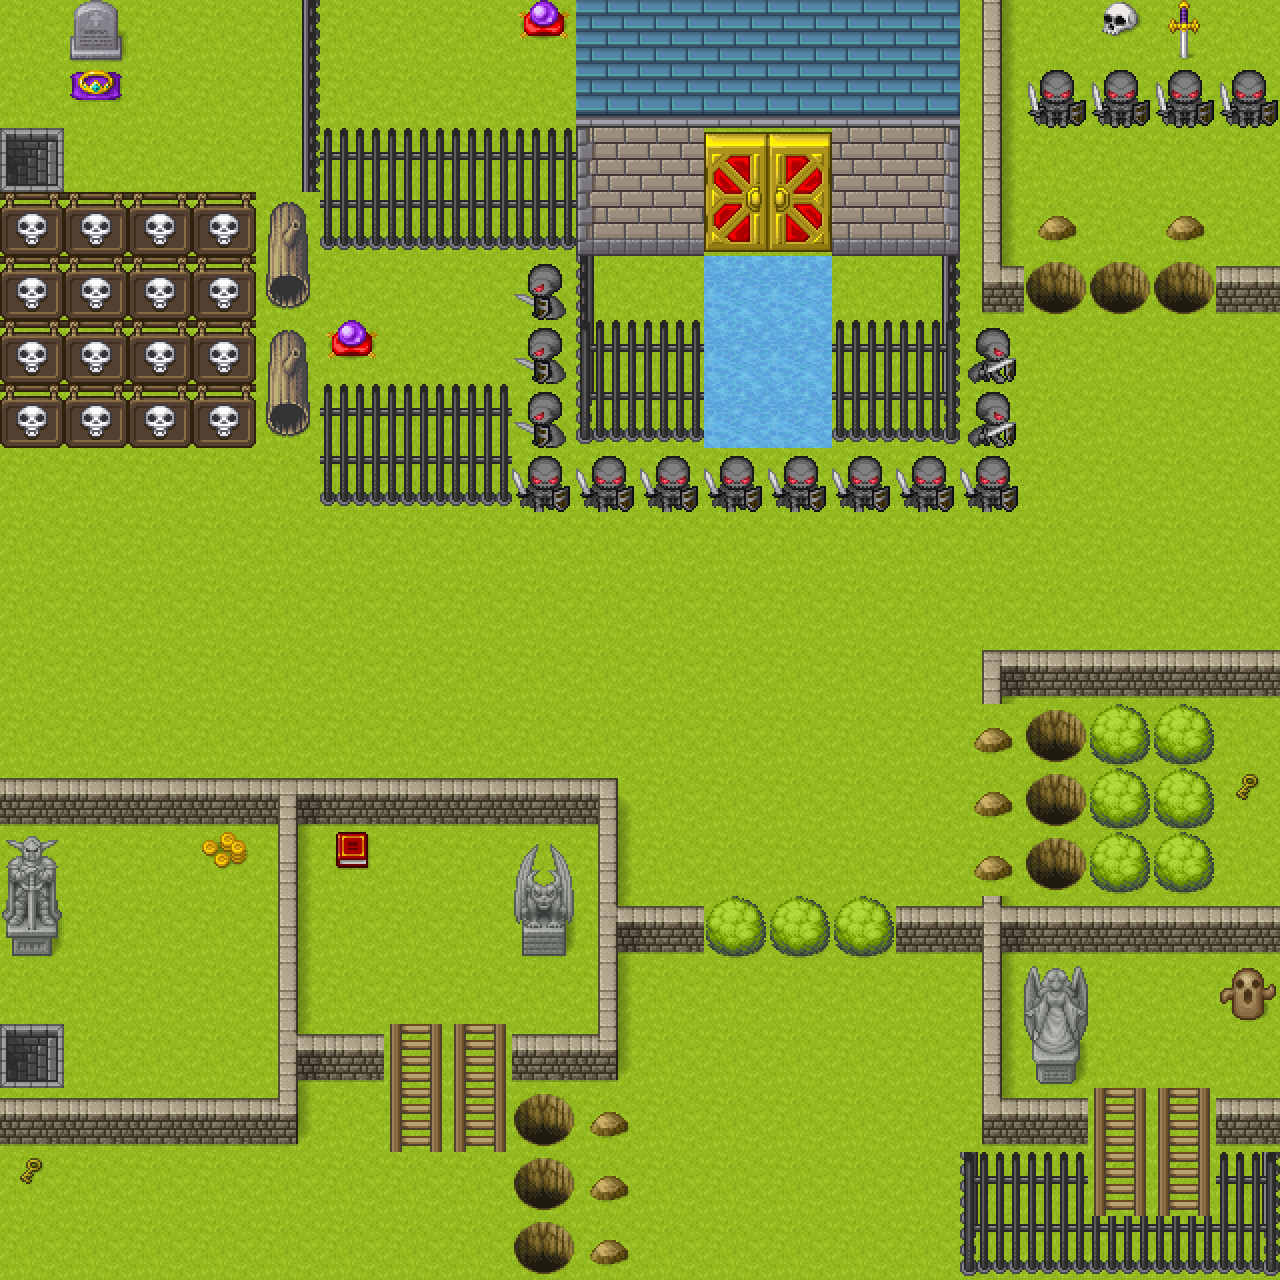

This game map was drawn from its Tiled (.tmx) file and the tilesets committed beside it. A one-line description and the full map source follow:
An orthogonal 20x20 tile map with 64x64 px tiles, 5 tile layers (Ground, OnButtons, OffButtons, Keys, ...), 2 hidden layers not drawn, 3 tilesets.

<map version="1.2" tiledversion="1.3.3" orientation="orthogonal" renderorder="right-down" width="20" height="20" tilewidth="64" tileheight="64" infinite="0" nextlayerid="8" nextobjectid="1">
 <tileset firstgid="1" source="Pipoya.tsx" />
 <tileset firstgid="1065" source="Enemy 05-1.tsx" />
 <tileset firstgid="1077" source="[A]Water5_pipo.tsx" />
 <layer id="3" name="Ground" width="20" height="20">
  <data encoding="csv">
1,1,1,1,1,1,1,1,1,1,1,1,1,1,1,1,1,1,1,1,
1,1,1,1,1,1,1,1,1,1,1,1,1,1,1,1,1,1,1,1,
335,1,1,1,1,1,1,1,1,1,1,1,1,1,1,1,1,1,1,1,
1,1,1,1,1,1,1,1,1,1,1,1,1,1,1,1,1,1,1,1,
1,1,1,1,1,1,1,1,1,1,1,1109,1109,1,1,1,1,1,1,1,
1,1,1,1,1,1,1,1,1,1,1,1109,1109,1,1,1,1,1,1,1,
1,1,1,1,1,1,1,1,1,1,1,1109,1109,1,1,1,1,1,1,1,
1,1,1,1,1,1,1,1,1,1,1,1,1,1,1,1,1,1,1,1,
1,1,1,1,1,1,1,1,1,1,1,1,1,1,1,1,1,1,1,1,
1,1,1,1,1,1,1,1,1,1,1,1,1,1,1,1,1,1,1,1,
1,1,1,1,1,1,1,1,1,1,1,1,1,1,1,1,1,1,1,1,
1,1,1,1,1,1,1,1,1,1,1,1,1,1,1,1,1,1,1,1,
1,1,1,1,1,1,1,1,1,1,1,1,1,1,1,1,1,1,1,1,
1,1,1,1,1,1,1,1,1,1,1,1,1,1,1,1,1,1,1,1,
1,1,1,1,1,1,1,1,1,1,1,1,1,1,1,1,1,1,1,1,
1,1,1,1,1,1,1,1,1,1,1,1,1,1,1,1,1,1,1,1,
335,1,1,1,1,1,1,1,1,1,1,1,1,1,1,1,1,1,1,1,
1,1,1,1,1,1,1,1,1,1,1,1,1,1,1,1,1,1,1,1,
1,1,1,1,1,1,1,1,1,1,1,1,1,1,1,1,1,1,1,1,
1,1,1,1,1,1,1,1,1,1,1,1,1,1,1,1,1,1,1,1
</data>
 </layer>
 <layer id="7" name="Collision" width="20" height="20" visible="0">
  <data encoding="csv">
1,3,1,1,1,1,1,1,3,3,3,3,3,3,3,3,1,3,2,1,
1,2,1,1,1,1,1,1,1,3,3,3,3,3,3,3,3,3,3,3,
2,1,1,1,1,3,3,3,3,3,3,3,3,3,3,3,1,1,1,1,
3,3,3,3,3,3,3,3,3,3,3,3,3,3,3,3,1,1,1,1,
3,3,3,3,3,1,1,1,1,3,1,4,4,1,3,3,3,3,3,3,
3,3,3,3,3,3,1,1,1,3,3,4,4,3,3,1,1,1,1,1,
3,3,3,3,3,1,1,1,1,3,3,4,4,3,3,1,1,1,1,1,
1,1,1,1,1,1,1,1,1,1,1,1,1,1,1,1,1,1,1,1,
1,1,1,1,1,1,1,1,1,1,1,1,1,1,1,1,1,1,1,1,
1,1,1,1,1,1,1,1,1,1,1,1,1,1,1,1,1,1,1,1,
1,1,1,1,1,1,1,1,1,1,1,1,1,1,1,3,3,3,3,3,
1,1,1,1,1,1,1,1,1,1,1,1,1,1,1,3,3,3,3,1,
3,3,3,3,3,3,3,3,3,3,1,1,1,1,1,3,3,3,3,2,
3,1,1,2,3,2,1,1,3,3,1,1,1,1,1,3,3,3,3,1,
3,1,1,1,3,1,1,1,3,3,3,3,3,3,3,3,3,3,3,3,
1,1,1,1,3,1,1,1,1,3,1,1,1,1,1,3,3,1,1,2,
2,1,1,1,3,3,3,3,3,3,1,1,1,1,1,3,3,1,1,1,
3,3,3,3,3,1,3,3,3,3,1,1,1,1,1,3,3,3,3,3,
2,1,1,1,1,1,1,1,3,3,1,1,1,1,1,1,1,3,3,1,
1,1,1,1,1,1,1,1,3,3,1,1,1,1,1,1,1,1,1,1
</data>
 </layer>
 <layer id="6" name="Players" width="20" height="20" visible="0" locked="1">
  <data encoding="csv">
0,0,0,0,0,0,0,0,0,0,0,0,0,0,0,0,0,0,0,0,
0,0,0,0,0,0,0,0,0,0,0,0,0,0,0,0,0,0,0,0,
0,0,0,0,0,0,0,0,0,0,0,0,0,0,0,0,0,0,0,0,
0,0,0,0,0,0,0,0,0,0,0,0,0,0,0,0,0,0,0,0,
0,0,0,0,0,0,0,0,0,0,0,0,0,0,0,0,0,0,0,0,
0,0,0,0,0,0,0,0,0,0,0,0,0,0,0,0,0,0,0,0,
0,0,0,0,0,0,0,0,0,0,0,0,0,0,0,0,0,0,0,0,
0,0,0,0,0,0,0,0,0,0,0,0,0,0,0,0,0,0,0,0,
0,0,0,0,0,0,0,0,0,1,2,0,0,0,0,0,0,0,0,0,
0,0,0,0,0,0,0,0,0,3,4,0,0,0,0,0,0,0,0,0,
0,0,0,0,0,0,0,0,0,0,0,0,0,0,0,0,0,0,0,0,
0,0,0,0,0,0,0,0,0,0,0,0,0,0,0,0,0,0,0,0,
0,0,0,0,0,0,0,0,0,0,0,0,0,0,0,0,0,0,0,0,
0,0,0,0,0,0,0,0,0,0,0,0,0,0,0,0,0,0,0,0,
0,0,0,0,0,0,0,0,0,0,0,0,0,0,0,0,0,0,0,0,
0,0,0,0,0,0,0,0,0,0,0,0,0,0,0,0,0,0,0,0,
0,0,0,0,0,0,0,0,0,0,0,0,0,0,0,0,0,0,0,0,
0,0,0,0,0,0,0,0,0,0,0,0,0,0,0,0,0,0,0,0,
0,0,0,0,0,0,0,0,0,0,0,0,0,0,0,0,0,0,0,0,
0,0,0,0,0,0,0,0,0,0,0,0,0,0,0,0,0,0,0,0
</data>
 </layer>
 <layer id="5" name="OnButtons" width="20" height="20">
  <data encoding="csv">
0,0,0,0,0,0,0,0,0,0,0,0,0,0,0,0,0,0,0,0,
0,0,0,0,0,0,0,0,0,0,0,0,0,0,0,0,0,0,0,0,
0,0,0,0,0,546,546,546,546,0,0,0,0,0,0,0,0,0,0,0,
0,0,0,0,0,554,554,554,554,0,0,0,0,0,0,0,0,0,0,0,
0,0,0,0,0,0,0,0,0,548,0,0,0,0,556,0,0,0,0,0,
0,0,0,0,0,0,0,0,0,545,546,0,0,546,547,0,0,0,0,0,
0,0,0,0,0,0,0,0,0,553,554,0,0,554,555,0,0,0,0,0,
0,0,0,0,0,0,0,0,0,0,0,0,0,0,0,0,0,0,0,0,
0,0,0,0,0,0,0,0,0,0,0,0,0,0,0,0,0,0,0,0,
0,0,0,0,0,0,0,0,0,0,0,0,0,0,0,0,0,0,0,0,
0,0,0,0,0,0,0,0,0,0,0,0,0,0,0,0,0,0,0,0,
0,0,0,0,0,0,0,0,0,0,0,0,0,0,0,0,0,0,0,0,
0,0,0,0,0,0,0,0,0,0,0,0,0,0,0,0,0,0,0,0,
0,0,0,0,0,0,0,0,0,0,0,0,0,0,0,0,0,0,0,0,
0,0,0,0,0,0,0,0,0,0,0,0,0,0,0,0,0,0,0,0,
0,0,0,0,0,0,0,0,0,0,0,0,0,0,0,0,0,0,0,0,
0,0,0,0,0,0,0,0,0,0,0,0,0,0,0,0,0,0,0,0,
0,0,0,0,0,0,0,0,0,0,0,0,0,0,0,0,0,0,0,0,
0,0,0,0,0,0,0,0,0,0,0,0,0,0,0,0,0,0,0,0,
0,0,0,0,0,0,0,0,0,0,0,0,0,0,0,0,0,0,0,0
</data>
 </layer>
 <layer id="4" name="OffButtons" width="20" height="20">
  <data encoding="csv">
0,0,0,0,556,0,0,0,0,0,0,0,0,0,0,0,0,0,0,0,
0,0,0,0,556,0,0,0,0,0,0,0,0,0,0,0,0,0,0,0,
0,0,0,0,556,0,0,0,0,0,0,0,0,0,0,0,0,0,0,0,
0,0,0,0,0,0,0,0,0,0,0,0,0,0,0,0,0,0,0,0,
0,0,0,0,0,0,0,0,0,0,0,0,0,0,0,0,0,0,0,0,
0,0,0,0,0,0,0,0,0,0,0,0,0,0,0,0,0,0,0,0,
0,0,0,0,0,546,546,546,0,0,0,0,0,0,0,0,0,0,0,0,
0,0,0,0,0,554,554,554,0,0,0,0,0,0,0,0,0,0,0,0,
0,0,0,0,0,0,0,0,0,0,0,0,0,0,0,0,0,0,0,0,
0,0,0,0,0,0,0,0,0,0,0,0,0,0,0,0,0,0,0,0,
0,0,0,0,0,0,0,0,0,0,0,0,0,0,0,0,0,0,0,0,
0,0,0,0,0,0,0,0,0,0,0,0,0,0,0,0,0,0,0,0,
0,0,0,0,0,0,0,0,0,0,0,0,0,0,0,0,0,0,0,0,
0,0,0,0,0,0,0,0,0,0,0,0,0,0,0,0,0,0,0,0,
0,0,0,0,0,0,0,0,0,0,0,0,0,0,0,0,0,0,0,0,
0,0,0,0,0,0,0,0,0,0,0,0,0,0,0,0,0,0,0,0,
0,0,0,0,0,0,0,0,0,0,0,0,0,0,0,0,0,0,0,0,
0,0,0,0,0,0,0,0,0,0,0,0,0,0,0,0,0,0,0,0,
0,0,0,0,0,0,0,0,0,0,0,0,0,0,0,545,546,0,0,547,
0,0,0,0,0,0,0,0,0,0,0,0,0,0,0,553,554,554,554,555
</data>
 </layer>
 <layer id="2" name="Keys" width="20" height="20">
  <data encoding="csv">
0,0,0,0,0,0,0,0,0,0,0,0,0,0,0,0,0,0,0,0,
0,0,0,0,0,0,0,0,0,0,0,0,0,0,0,0,0,0,0,0,
0,0,0,0,0,0,0,0,0,0,0,645,646,0,0,0,0,0,0,0,
0,0,0,0,0,0,0,0,0,0,0,653,654,0,0,0,0,0,0,0,
0,0,0,0,0,0,0,0,0,0,0,0,0,0,0,0,0,0,0,0,
0,0,0,0,0,0,0,0,0,0,0,0,0,0,0,0,0,0,0,0,
0,0,0,0,0,0,0,0,0,0,0,0,0,0,0,0,0,0,0,0,
0,0,0,0,0,0,0,0,0,0,0,0,0,0,0,0,0,0,0,0,
0,0,0,0,0,0,0,0,0,0,0,0,0,0,0,0,0,0,0,0,
0,0,0,0,0,0,0,0,0,0,0,0,0,0,0,0,0,0,0,0,
0,0,0,0,0,0,0,0,0,0,0,0,0,0,0,0,0,0,0,0,
0,0,0,0,0,0,0,0,0,0,0,0,0,0,0,0,0,0,0,0,
0,0,0,0,0,0,0,0,0,0,0,0,0,0,0,0,0,0,0,1056,
0,0,0,0,0,0,0,0,0,0,0,0,0,0,0,0,0,0,0,0,
0,0,0,0,0,0,0,0,0,0,0,0,0,0,0,0,0,0,0,0,
0,0,0,0,0,0,0,0,0,0,0,0,0,0,0,0,0,0,0,0,
0,0,0,0,0,0,0,0,0,0,0,0,0,0,0,0,0,0,0,0,
0,0,0,0,0,0,0,0,0,0,0,0,0,0,0,0,0,0,0,0,
1056,0,0,0,0,0,0,0,0,0,0,0,0,0,0,0,0,0,0,0,
0,0,0,0,0,0,0,0,0,0,0,0,0,0,0,0,0,0,0,0
</data>
 </layer>
 <layer id="1" name="Objects" width="20" height="20">
  <data encoding="csv">
0,68,0,0,0,0,0,0,988,579,579,579,579,579,579,209,0,1055,1061,0,
0,1019,0,0,0,0,0,0,0,587,587,587,587,587,587,209,1066,1066,1066,1066,
0,0,0,0,0,0,0,0,0,449,450,0,0,450,451,209,0,0,0,0,
671,671,671,671,64,0,0,0,0,457,458,0,0,458,459,209,65,0,65,0,
671,671,671,671,72,0,0,0,1068,0,0,0,0,0,0,219,67,67,67,217,
671,671,671,671,64,988,0,0,1068,0,0,0,0,0,0,1071,0,0,0,0,
671,671,671,671,72,0,0,0,1068,0,0,0,0,0,0,1071,0,0,0,0,
0,0,0,0,0,0,0,0,1065,1065,1065,1065,1065,1065,1065,1065,0,0,0,0,
0,0,0,0,0,0,0,0,0,0,0,0,0,0,0,0,0,0,0,0,
0,0,0,0,0,0,0,0,0,0,0,0,0,0,0,0,0,0,0,0,
0,0,0,0,0,0,0,0,0,0,0,0,0,0,0,211,217,217,217,217,
0,0,0,0,0,0,0,0,0,0,0,0,0,0,0,65,67,41,41,0,
217,217,217,217,215,217,217,217,217,212,0,0,0,0,0,65,67,41,41,0,
909,0,0,995,209,953,0,0,925,209,0,0,0,0,0,65,67,41,41,0,
917,0,0,0,209,0,0,0,933,222,217,41,41,41,217,216,217,217,217,217,
0,0,0,0,209,0,0,0,0,209,0,0,0,0,0,209,924,0,0,1030,
0,0,0,0,222,217,303,303,217,220,0,0,0,0,0,209,932,0,0,0,
217,217,217,217,220,0,303,303,67,65,0,0,0,0,0,219,217,303,303,217,
0,0,0,0,0,0,0,0,67,65,0,0,0,0,0,0,0,303,303,0,
0,0,0,0,0,0,0,0,67,65,0,0,0,0,0,0,0,0,0,0
</data>
 </layer>
</map>
